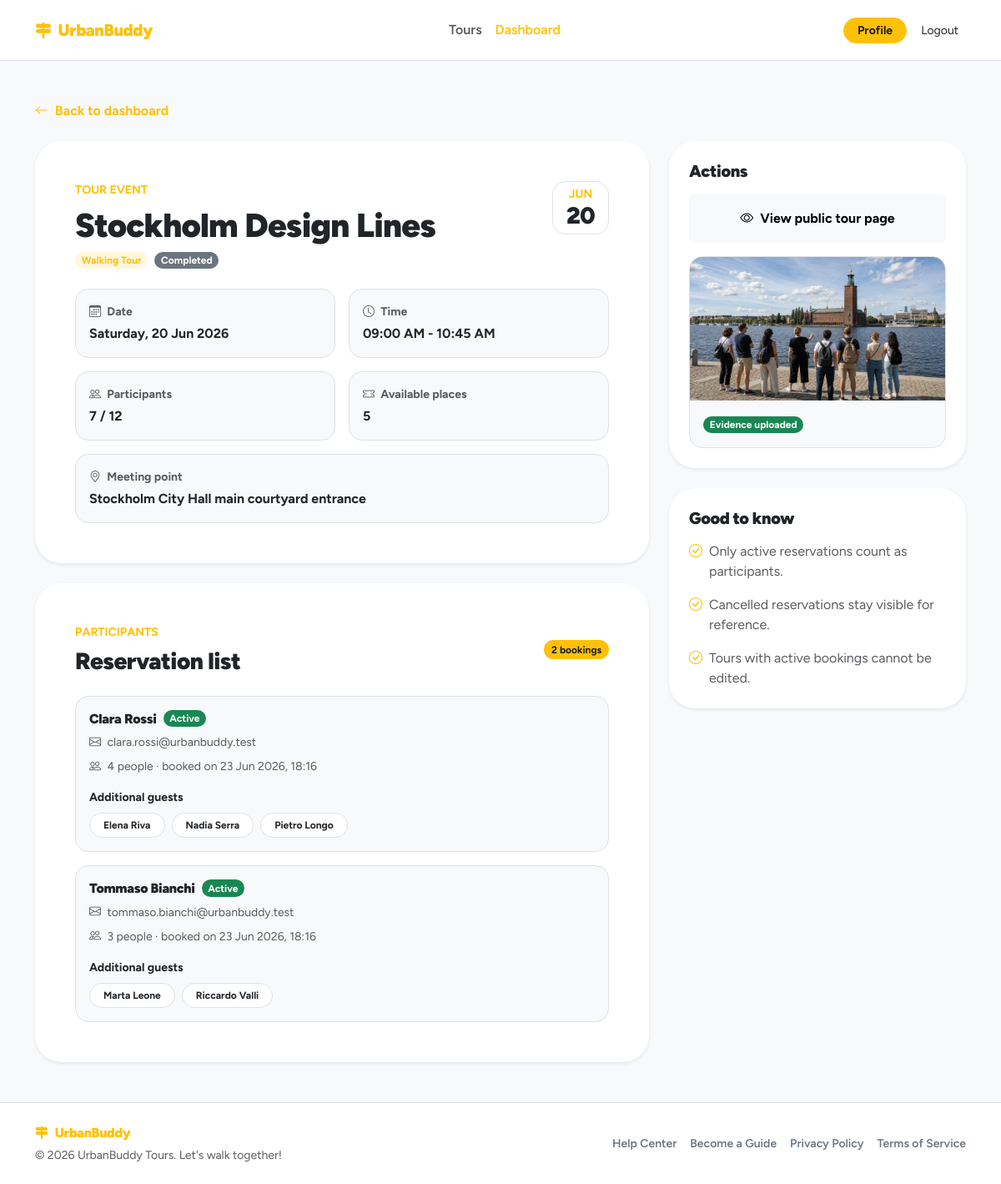
The page /dashboard/events/demo-event-design-20260620 (signed in) on the database its author committed.
### tables this page shows
CREATE TABLE tours (
    id TEXT PRIMARY KEY,  -- UUID
    guide_id TEXT NOT NULL, -- FK verso UUID
    theme_id INTEGER NOT NULL,
    language_id INTEGER NOT NULL,
    title TEXT NOT NULL,
    description TEXT NOT NULL,
    meeting_point TEXT NOT NULL,
    duration INTEGER NOT NULL,
    max_participants INTEGER NOT NULL,
    is_deleted INTEGER DEFAULT 0 CHECK(is_deleted IN (0, 1)),
    created_at TEXT DEFAULT CURRENT_TIMESTAMP,
    updated_at TEXT DEFAULT CURRENT_TIMESTAMP,
    FOREIGN KEY (guide_id) REFERENCES users(id) ON DELETE CASCADE,
    FOREIGN KEY (theme_id) REFERENCES themes(id) ON DELETE RESTRICT,
    FOREIGN KEY (language_id) REFERENCES languages(id) ON DELETE RESTRICT
);

CREATE TABLE tour_events (
    id TEXT PRIMARY KEY, -- UUID
    tour_id TEXT NOT NULL, -- FK verso UUID
    event_date TEXT NOT NULL,
    start_time TEXT NOT NULL,
    status TEXT NOT NULL DEFAULT 'scheduled' CHECK(status IN ('scheduled', 'cancelled', 'completed')),
    actual_participants INTEGER,
    evidence_photo TEXT,
    created_at TEXT DEFAULT CURRENT_TIMESTAMP,
    updated_at TEXT DEFAULT CURRENT_TIMESTAMP,
    FOREIGN KEY (tour_id) REFERENCES tours(id),
    UNIQUE(tour_id, event_date)
);

CREATE TABLE "users" (
	"id"	TEXT,
	"email"	TEXT NOT NULL UNIQUE,
	"password_hash"	TEXT NOT NULL,
	"first_name"	TEXT NOT NULL,
	"last_name"	TEXT NOT NULL,
	"username"	TEXT NOT NULL,
	"role"	BLOB NOT NULL CHECK("role" IN ('guide', 'participant', 'admin')),
	"created_at"	TEXT DEFAULT CURRENT_TIMESTAMP,
	"updated_at"	TEXT DEFAULT CURRENT_TIMESTAMP,
	"profile_photo"	TEXT,
	PRIMARY KEY("id")
);

### app/guide_dashboard/routes.py (the view)
@guide_dashboard_bp.route("/dashboard/events/<event_id>", methods=["GET"])
@login_required
def event_detail(event_id):
    require_guide()
    event = get_owned_event_or_404(event_id)
    page_data = build_event_detail_page_data(event)
    return render_template(
        "guide_dashboard/event_detail.html",
        **page_data,
    )

### app/templates/guide_dashboard/event_detail.html (shortened to what this page needs)
{% extends "base.html" %}
{% block content %}
<section class="py-5">
    <div class="container">
        <nav class="mb-4">
            <a href="{{ url_for('guide_dashboard.dashboard') }}" class="text-decoration-none fw-bold ub-link">
                <i class="bi bi-arrow-left me-1"></i>
                Back to dashboard
            </a>
        </nav>
        <div class="row g-4 align-items-start">
            <div class="col-lg-8">
                <article class="card border-0 shadow-sm rounded-5 mb-4">
                    <div class="card-body p-4 p-lg-5">
                        <div class="d-flex align-items-start justify-content-between gap-3 mb-4">
                            <div>
                                <span class="small text-uppercase fw-bold ub-text d-block mb-2">
                                    Tour event
                                </span>
                                <h1 class="fw-black mb-2">
                                    {{ event.title }}
                                </h1>
                                <div class="d-flex flex-wrap gap-2">
                                    <span class="badge rounded-pill ub-badge-soft">
                                        {{ event.theme }}
                                    </span>
                                    <span class="badge rounded-pill {{ event.status_class }}">
                                        {{ event.status_label }}
                                    </span>
                                </div>
                            </div>
                            <div class="bg-white border rounded-4 text-center px-3 py-2">
                                <div class="small fw-bold ub-text text-uppercase lh-1">
                                    {{ event.date_month }}
                                </div>
                                <div class="h3 fw-black lh-1 mt-1 mb-0">
                                    {{ event.date_day }}
                                </div>
                            </div>
                        </div>
                        <div class="row g-3">
                            <div class="col-md-6">
                                <div class="border rounded-4 bg-body-tertiary p-3 h-100">
                                    <div class="small text-body-secondary fw-bold mb-1">
                                        <i class="bi bi-calendar3 me-1"></i>
                                        Date
                                    </div>
                                    <div class="fw-bold">
                                        {{ event.date_label }}
                                    </div>
                                </div>
                            </div>
                            <div class="col-md-6">
                                <div class="border rounded-4 bg-body-tertiary p-3 h-100">
                                    <div class="small text-body-secondary fw-bold mb-1">
                                        <i class="bi bi-clock me-1"></i>
                                        Time
                                    </div>
                                    <div class="fw-bold">
                                        {{ event.time_range }}
                                    </div>
                                </div>
                            </div>
                            <div class="col-md-6">
                                <div class="border rounded-4 bg-body-tertiary p-3 h-100">
                                    <div class="small text-body-secondary fw-bold mb-1">
                                        <i class="bi bi-people me-1"></i>
                                        Participants
                                    </div>
                                    <div class="fw-bold">
                                        {{ event.active_people }} / {{ event.max_participants }}
                                    </div>
                                </div>
                            </div>
                            <div class="col-md-6">
                                <div class="border rounded-4 bg-body-tertiary p-3 h-100">
                                    <div class="small text-body-secondary fw-bold mb-1">
                                        <i class="bi bi-ticket-perforated me-1"></i>
                                        Available places
                                    </div>
                                    <div class="fw-bold">
                                        {{ event.available_places }}
                                    </div>
                                </div>
                            </div>
                            <div class="col-12">
                                <div class="border rounded-4 bg-body-tertiary p-3">
                                    <div class="small text-body-secondary fw-bold mb-1">
                                        <i class="bi bi-geo-alt me-1"></i>
                                        Meeting point
                                    </div>
                                    <div class="fw-bold">
                                        {{ event.meeting_point }}
                                    </div>
                                </div>
                            </div>
                        </div>
                    </div>
                </article>
                <section class="card border-0 shadow-sm rounded-5">
                    <div class="card-body p-4 p-lg-5">
                        <div class="d-flex align-items-center justify-content-between gap-3 mb-4">
                            <div>
                                <span class="small text-uppercase fw-bold ub-text d-block mb-2">
                                    Participants
                                </span>
                                <h2 class="h3 fw-black mb-0">
                                    Reservation list
                                </h2>
                            </div>
                            <span class="badge rounded-pill ub-badge">
                                {{ participants|length }} bookings
                            </span>
                        </div>
                        {% if participants %}
                            <div class="vstack gap-3">
                                {% for participant in participants %}
                                    <article class="border rounded-4 bg-body-tertiary p-3">
                                        <div class="row g-3 align-items-start">
                                            <div class="col">
                                                <div class="d-flex flex-wrap align-items-center gap-2 mb-2">
                                                    <h3 class="h6 fw-black mb-0">
                                                        {{ participant.participant_name }}
                                                    </h3>
                                                    <span class="badge rounded-pill {{ participant.status_class }}">
                                                        {{ participant.status }}
                                                    </span>
                                                </div>
                                                <p class="small text-body-secondary mb-2">
                                                    <i class="bi bi-envelope me-1"></i>
                                                    {{ participant.participant_email }}
                                                </p>
                                                <p class="small text-body-secondary mb-0">
                                                    <i class="bi bi-people me-1"></i>
                                                    {{ participant.total_people }} people · booked on {{ participant.created_at }}
                                                </p>
                                                {% if participant.guest_names %}
                                                    <div class="mt-3">
                                                        <div class="small fw-bold mb-2">
                                                            Additional guests
                                                        </div>
                                                        <div class="d-flex flex-wrap gap-2">
                                                            {% for guest_name in participant.guest_names %}
                                                                <span class="badge rounded-pill bg-white text-dark border px-3 py-2">
                                                                    {{ guest_name }}
                                                                </span>
                                                            {% endfor %}
                                                        </div>
                                                    </div>
                                                {% endif %}
                                            </div>
                                        </div>
                                    </article>
                                {% endfor %}
                            </div>
                        {% endif %}
                    </div>
                </section>
            </div>
            <aside class="col-lg-4">
                <div class="sticky-aside">
                    <section class="card border-0 shadow-sm rounded-5 mb-4">
                        <div class="card-body p-4">
                            <h2 class="h5 fw-black mb-3">
                                Actions
                            </h2>
                            <a
                                href="{{ url_for('public.tour_detail', tour_id=event.tour_id) }}"
                                class="btn btn-light fw-bold w-100 py-3 mb-3"
                            >
                                <i class="bi bi-eye me-1"></i>
                                View public tour page
                            </a>
                            {% if event.can_upload_evidence %}
                                <div class="border rounded-4 bg-body-tertiary p-3">
                                    <h3 class="h6 fw-black mb-2">
                                        Complete event
                                    </h3>
                                    <p class="small text-body-secondary mb-3">
                                        Upload an evidence photo to confirm that the tour took place.
                                    </p>
                                    <form
                                        method="POST"
                                        action="{{ url_for('guide_dashboard.upload_event_evidence_photo', event_id=event.id) }}"
                                        enctype="multipart/form-data"
                                    >
                                        <input
                                            type="file"
                                            class="form-control mb-3"
                                            name="evidence_photo"
                                            accept="image/png, image/jpeg, image/jpg, image/webp"
                                            required
                                        >
                                        <button type="submit" class="btn ub-btn fw-bold w-100">
                                            <i class="bi bi-camera me-1"></i>
                                            Upload evidence
                                        </button>
                                    </form>
                                </div>
                            {% elif event.evidence_photo %}
                                <div class="border rounded-4 overflow-hidden bg-body-tertiary">
                                    <div class="ratio ratio-16x9">
                                        <img
                                            src="{{ url_for('static', filename='uploads/evidence_photos/' ~ event.evidence_photo) }}"
                                            alt="Evidence photo"
                                            class="object-fit-cover"
                                        >
                                    </div>
                                    <div class="p-3">
                                        <span class="badge rounded-pill text-bg-success">
                                            Evidence uploaded
                                        </span>
                                    </div>
                                </div>
                            {% else %}
                                <div class="alert alert-light border rounded-4 mb-0">
                                    Evidence upload will be available after the event starts.
                                </div>
                            {% endif %}
                        </div>
                    </section>
                    <section class="card border-0 shadow-sm rounded-5">
                        <div class="card-body p-4">
                            <h2 class="h5 fw-black mb-3">
                                Good to know
                            </h2>
                            <ul class="list-unstyled vstack gap-3 mb-0 text-body-secondary">
                                <li class="d-flex gap-2">
                                    <i class="bi bi-check-circle ub-text"></i>
                                    <span>Only active reservations count as participants.</span>
                                </li>
                                <li class="d-flex gap-2">
                                    <i class="bi bi-check-circle ub-text"></i>
                                    <span>Cancelled reservations stay visible for reference.</span>
                                </li>
                                <li class="d-flex gap-2">
                                    <i class="bi bi-check-circle ub-text"></i>
                                    <span>Tours with active bookings cannot be edited.</span>
                                </li>
                            </ul>
                        </div>
                    </section>
                </div>
            </aside>
        </div>
   </div>
</section>
{% endblock %}

### rows shown on the page
tours: title "Stockholm Design Lines", meeting_point "Stockholm City Hall main courtyard entrance"
tour_events: status_label "Completed", evidence_photo (picture)
users: participant_email "clara.rossi@urbanbuddy.test"
users: participant_email "tommaso.bianchi@urbanbuddy.test"

### other values the page prints
{{ event.theme }} "Walking Tour"
{{ event.date_month }} "JUN"
{{ event.date_day }} "20"
{{ event.date_label }} "Saturday, 20 Jun 2026"
{{ event.time_range }} "09:00 AM - 10:45 AM"
{{ event.active_people }} "7"
{{ event.max_participants }} "12"
{{ event.available_places }} "5"
{{ participants|length }} "2"
{{ participant.participant_name }} "Clara Rossi" "Tommaso Bianchi"
{{ participant.status }} "Active" "Active"
{{ participant.total_people }} "4" "3"
{{ participant.created_at }} "23 Jun 2026, 18:16" "23 Jun 2026, 18:16"
{{ guest_name }} "Elena Riva" "Nadia Serra" "Pietro Longo" "Marta Leone" "Riccardo Valli"
